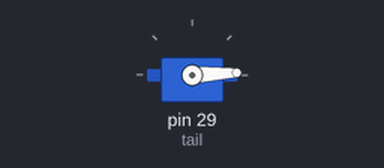
A sketch run on a simulated Arduino Mega 2560, built with avr-gcc and run on an emulated ATmega2560. Parts: servo.

Above: at 0.05 s.
At 1.3 s:
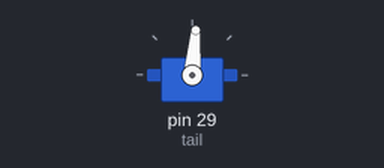
At 2.6 s:
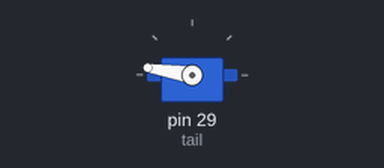
At 5.2 s:
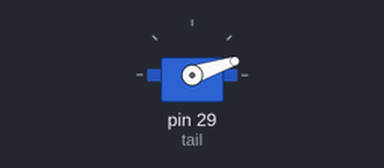
Timing chart, 0 to 7.1 s (numbered marks = the images above):
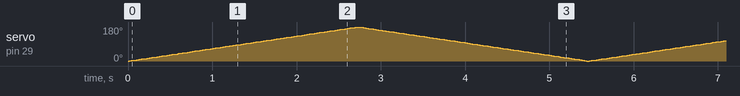

The sketch:

tail_control_230905.ino
```cpp
#include <Wire.h>
#include <Servo.h>

Servo tail;

int pos = 0;    // variable to store the servo position

void setup() {
  tail.attach(29);  // attaches the servo on pin 9 to the servo object
}

void loop() {
  for (pos = 0; pos <= 180; pos += 1) { // goes from 0 degrees to 180 degrees
    // in steps of 1 degree
    tail.write(pos);              // tell servo to go to position in variable 'pos'
    delay(15);                       // waits 15 ms for the servo to reach the position
  }
  for (pos = 180; pos >= 0; pos -= 1) { // goes from 180 degrees to 0 degrees
    tail.write(pos);              // tell servo to go to position in variable 'pos'
    delay(15);                       // waits 15 ms for the servo to reach the position
  }
}
```
